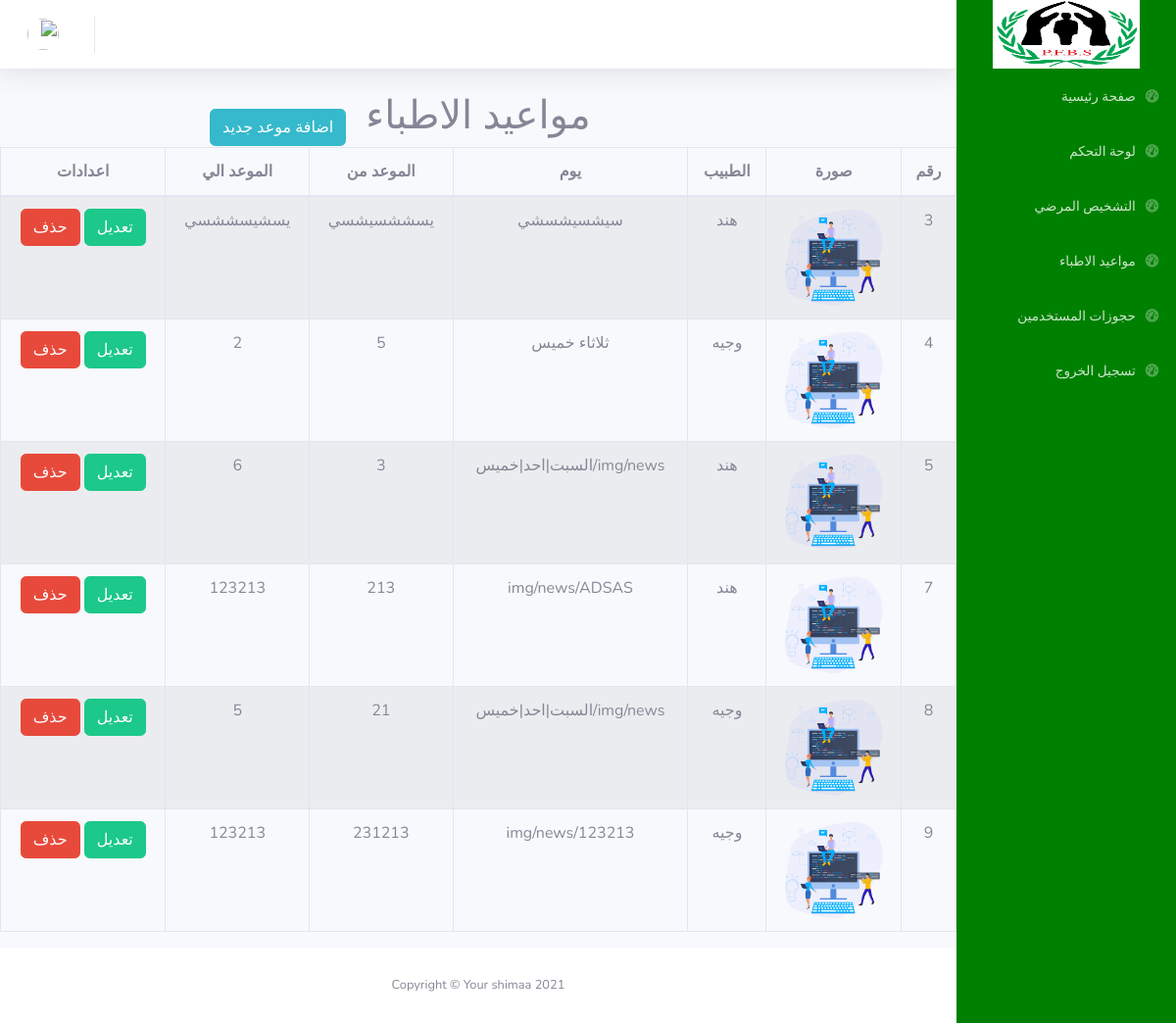
The page /admin/datedoctors.php on the database its author committed.
### tables this page shows
CREATE TABLE `setting` (
  `id` int(11) NOT NULL,
  `name` varchar(111) NOT NULL,
  `image` varchar(111) NOT NULL,
  `facebook` varchar(111) NOT NULL,
  `whatsApp` varchar(111) NOT NULL,
  `phone` varchar(111) NOT NULL,
  `mobial` varchar(111) NOT NULL,
  `discription` text NOT NULL
);

CREATE TABLE `booking` (
  `id` int(11) NOT NULL,
  `from_date` varchar(111) NOT NULL,
  `to_date` varchar(111) NOT NULL,
  `day` varchar(111) NOT NULL,
  `docotor_id` int(11) NOT NULL,
  `status` varchar(1) NOT NULL,
  `user_name` varchar(111) NOT NULL
);

CREATE TABLE `users` (
  `id` int(11) NOT NULL,
  `name` varchar(111) NOT NULL,
  `password` varchar(111) NOT NULL,
  `email` varchar(111) NOT NULL,
  `status` int(1) NOT NULL,
  `role` varchar(11) NOT NULL,
  `image` varchar(111) NOT NULL,
  `mobial` varchar(111) NOT NULL,
  `clinic_id` int(11) NOT NULL,
  `age` varchar(11) DEFAULT NULL,
  `discription` varchar(111) NOT NULL
);

### admin/datedoctors.php (the view, shortened to what this page needs)
<?php include('include/header.php');
include('include/sidebar.php');
if ($_SESSION['role'] == 'docotor') {
    $stmt = $con->prepare('select
    booking.*,
    users.name as user_name,
    users.image as user_image
    FROM booking
    INNER JOIN  users
    ON booking.docotor_id = users.id
    where users.id=?
    ');
    $stmt->execute(array($_SESSION['id']));
} else {
    $stmt = $con->prepare('select
    booking.*,
    users.name as user_name,
    users.image as user_image
    FROM booking
    INNER JOIN  users
    ON booking.docotor_id = users.id
    ');
    $stmt->execute();
}
$dates = $stmt->fetchAll();
?>
<div class="container-fluid">
    <h1 class="text-center">مواعيد الاطباء </h1>
</div>
<div id="page-wrapper">
    <div class="row  text-center">
        <div class="col-lg-12">
            <div class="panel panel-default">
                <div class="panel-heading"><a href="adddate.php" class="btn btn-info " style="    position: absolute;
    left: 226px;
    top: -39px;">اضافة موعد جديد</a>
                </div>
                <div class="panel-body">
                    <div class="table-responsive">
                        <table class="table table-striped table-bordered table-hover" id="dataTables-example">
                            <thead>
                                <tr>
                                    <th>رقم</th>
                                    <th>صورة</th>
                                    <th>الطبيب</th>
                                    <th>يوم</th>
                                    <th>الموعد من</th>
                                    <th>الموعد الي</th>
                                    <th>اعدادات</th>
                                </tr>
                            </thead>
                            <tbody>
                                <?php
                                foreach ($dates as $date) {
                                ?>
                                    <tr class="gradeC">
                                        <td><?php echo $date['id'] ?></td>
                                        <td><img src="../img/users/<?php echo $date['user_image'] ?>" width="100px" height="100px"></td>
                                        <td class="center"><?php echo $date['user_name'] ?></td>
                                        <td class="center"><?php echo $date['day'] ?></td>
                                        <td class="center"><?php echo $date['from_date'] ?></td>
                                        <td class="center"><?php echo $date['to_date'] ?></td>
                                        <td class="center">
                                            <a href="editdate.php?id=<?php echo $date['id'] ?>" class="btn btn-success">تعديل</a>
                                            <a href="deletedate.php?id=<?php echo $date['id'] ?>" class="btn btn-danger">حذف</a>
                                        </td>
                                    </tr>
                                <?php } ?>
                            </tbody>
                        </table>
                    </div>
                </div>
            </div>
        </div>
        <?php include('include/footer.php') ?>

### admin/include/header.php (shortened to what this page needs)
<!DOCTYPE html>
<html lang="en">
<head>
    <link rel="stylesheet" href="https://cdnjs.cloudflare.com/ajax/libs/font-awesome/6.0.0-beta2/css/all.min.css" />
    <link href="./assets/css/sb-admin-2.min.css" rel="stylesheet" />
</head>
<body id="page-top" class="light dark">

### admin/include/sidebar.php (shortened to what this page needs)
<div id="wrapper">
    <ul style="background: green;" class="navbar-nav bg-gradient-primary sidebar sidebar-dark accordion" id="accordionSidebar">
        <a class="sidebar-brand d-flex align-items-center justify-content-center" href="../index.php">
            <div class="sidebar-brand-icon">
                <?php
                $stmt = $con->prepare('select image from setting');
                $stmt->execute();
                $set = $stmt->fetch();
                ?>
                <img src=" ../img/<?php echo $set['image'] ?>" width="150px" height="70px">
            </div>
        </a>
        <li class="nav-item">
            <a class="nav-link" href="../index.php">
                <i class="fas fa-fw fa-tachometer-alt"></i>
                <span>صفحة رئيسية</span></a>
        </li>
        <li class="nav-item">
            <a class="nav-link" href="index.php">
                <i class="fas fa-fw fa-tachometer-alt"></i>
                <span>لوحة التحكم</span></a>
        </li>
        <li class="nav-item">
            <a class="nav-link" href="diagnosis.php">
                <i class="fas fa-fw fa-tachometer-alt"></i>
                <span>التشخيص المرضي</span></a>
        </li>
        <li class="nav-item">
            <a class="nav-link" href="datedoctors.php">
                <i class="fas fa-fw fa-tachometer-alt"></i>
                <span> مواعيد الاطباء</span></a>
        </li>
        <li class="nav-item">
            <a class="nav-link" href="bookinguser.php">
                <i class="fas fa-fw fa-tachometer-alt"></i>
                <span> حجوزات المستخدمين</span></a>
        </li>
        <li class="nav-item">
            <a class="nav-link" href="../logout.php">
                <i class="fas fa-fw fa-tachometer-alt"></i>
                <span>تسجيل الخروج</span></a>
        </li>
    </ul>
    <div id="content-wrapper" class="d-flex flex-column">
        <div id="content">
            <nav class="
              navbar navbar-expand navbar-light
              bg-white
              topbar
              mb-4
              static-top
              shadow
            ">
                <ul class="navbar-nav ml-auto">
                    <li class="nav-item dropdown no-arrow">
                        <a class="nav-link dropdown-toggle" href="profile.php" id="userDropdown" role="button" data-toggle="dropdown" aria-haspopup="true" aria-expanded="false">
                            <img class="img-profile rounded-circle" src="../img/users/<?php echo $_SESSION['image'] ?>" />
                        </a>
                    </li>
                </ul>
            </nav>

### admin/include/footer.php (shortened to what this page needs)
</div>
<footer class="sticky-footer bg-white">
    <div class="container my-auto">
        <div class="copyright text-center my-auto">
            <span>Copyright &copy; Your shimaa 2021</span>
        </div>
    </div>
</footer>
</div>
</div>
</body>
</html>

### admin/include/header.php (style rules this page uses)
body { direction: rtl; }

### rows shown on the page
setting: image (picture)
booking: id "3", docotor.image (picture), docotor.name "هند", day "سيشسيشسشي", from_date "يسششسيشسي", to_date "يسشيسششسي"
booking: id "4", docotor.image (picture), docotor.name "وجيه", day "ثلاثاء خميس", from_date "5", to_date "2"
booking: id "5", docotor.image (picture), docotor.name "هند", day "img/news/السبت|احد|خميس", from_date "3", to_date "6"
booking: id "7", docotor.image (picture), docotor.name "هند", day "img/news/ADSAS", from_date "213", to_date "123213"
booking: id "8", docotor.image (picture), docotor.name "وجيه", day "img/news/السبت|احد|خميس", from_date "21", to_date "5"
booking: id "9", docotor.image (picture), docotor.name "وجيه", day "img/news/123213", from_date "231213", to_date "123213"
